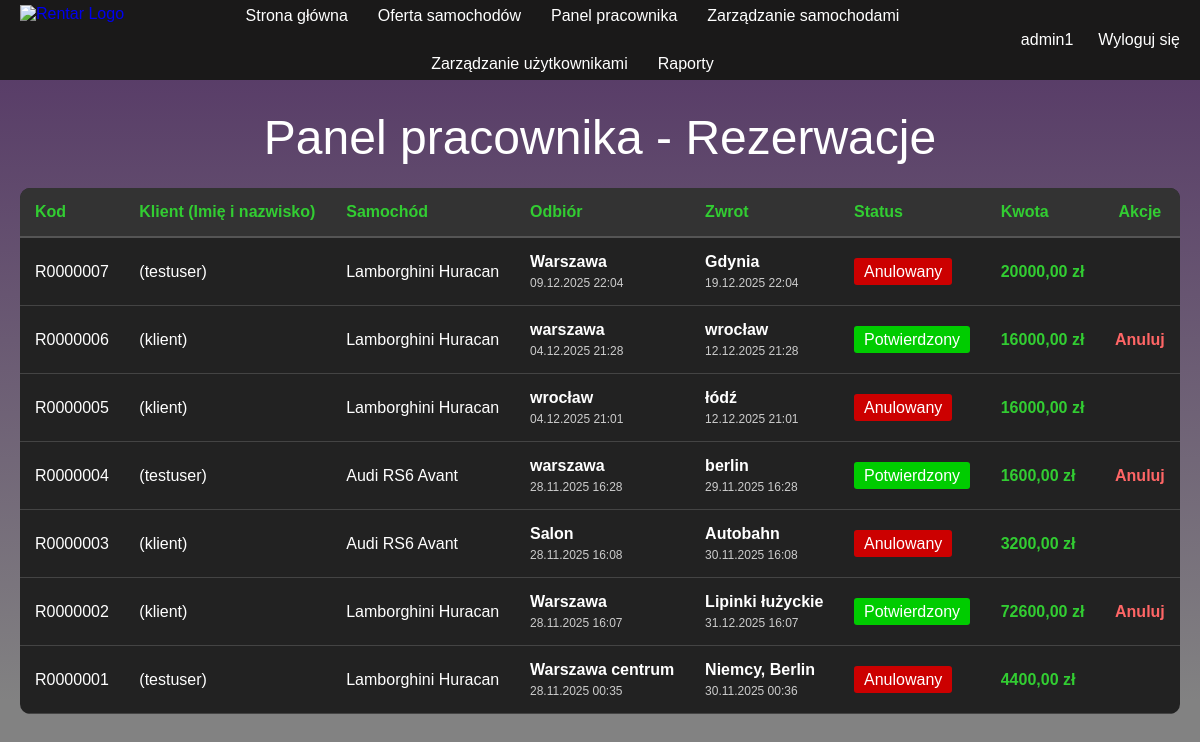
Page /panel-pracownika/ (signed in) on the earlier database version.
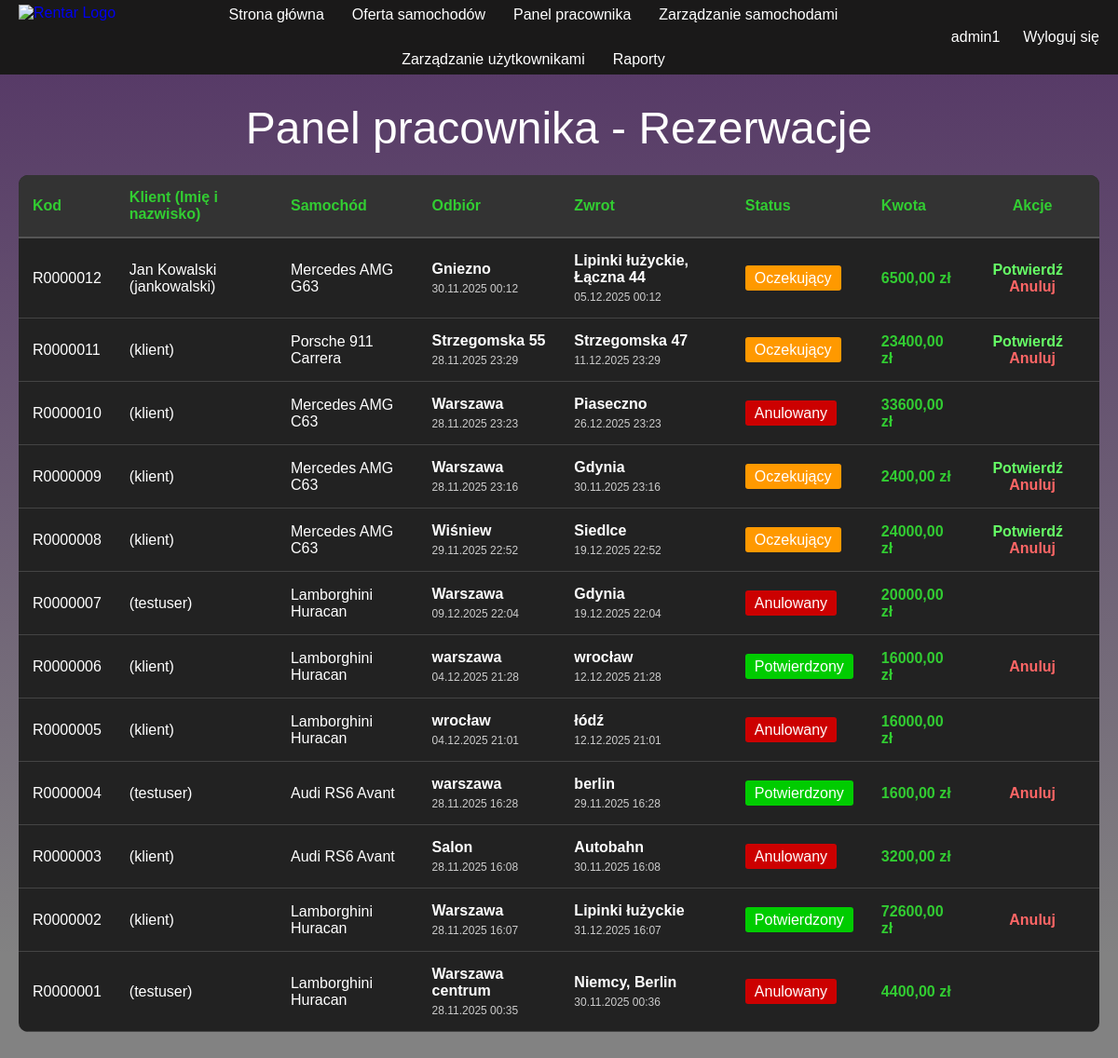
Same page on the later database version.
### rentar_app/models.py (models this page shows, shortened)
class Rezerwacja(models.Model):
    STATUS_CHOICES = [
        ('oczekujacy', 'Oczekujący'),
        ('potwierdzony', 'Potwierdzony'),
        ('zakonczony', 'Zakończony'),
        ('anulowany', 'Anulowany'),
    ]
    klient = models.ForeignKey(User, on_delete=models.CASCADE, related_name='rezerwacje_klient')
    imie_klienta = models.CharField(max_length=100, blank=True)
    nazwisko_klienta = models.CharField(max_length=100, blank=True)
    samochod = models.ForeignKey(Samochod, on_delete=models.CASCADE, related_name='rezerwacje')
    data_odbioru = models.DateTimeField()
    data_zwrotu = models.DateTimeField()
    miejsce_odbioru = models.CharField(max_length=200)
    miejsce_zwrotu = models.CharField(max_length=200)
    status = models.CharField(max_length=20, choices=STATUS_CHOICES, default='oczekujacy')
    pracownik_potwierdzajacy = models.ForeignKey(User, on_delete=models.SET_NULL, null=True, blank=True, related_name='rezerwacje_potwierdzone')
    data_utworzenia = models.DateTimeField(auto_now_add=True)
    data_modyfikacji = models.DateTimeField(auto_now=True)
    kod_rezerwacji = models.CharField(max_length=50, unique=True, editable=False)
    kwota_razem = models.DecimalField(max_digits=8, decimal_places=2, default=0)

class Samochod(models.Model):
    STATUS_CHOICES = [
        ('dostepny', 'Dostępny'),
        ('niedostepny', 'Niedostępny'),
    ]
    SKRZYNIA_CHOICES = [
        ('manualna', 'Manualna'),
        ('automatyczna', 'Automatyczna'),
    ]
    NAPED_CHOICES = [
        ('rwd', 'RWD'),
        ('awd', 'AWD'),
        ('fwd', 'FWD'),
    ]
    nazwa = models.CharField(max_length=100)
    rocznik = models.IntegerField()
    pojemnosc_silnika = models.CharField(max_length=50)
    moc = models.IntegerField()
    przyspieszenie = models.CharField(max_length=50)
    predkosc_maksymalna = models.IntegerField()
    skrzynia_biegow = models.CharField(max_length=20, choices=SKRZYNIA_CHOICES)
    liczba_miejsc = models.IntegerField()
    naped = models.CharField(max_length=10, choices=NAPED_CHOICES)
    cena_za_dobe = models.DecimalField(max_digits=8, decimal_places=2)
    status = models.CharField(max_length=20, choices=STATUS_CHOICES, default='dostepny')
    kod_samochodu = models.CharField(max_length=50, unique=True, editable=False)
    zdjecie = models.ImageField(upload_to='samochody/', null=True, blank=True)
    data_utworzenia = models.DateTimeField(auto_now_add=True)

### rentar_app/views.py (the view)
# urls.py: path('panel-pracownika/', views.panel_pracownika, name='panel_pracownika'),
@login_required(login_url='login')
def panel_pracownika(request):
    try:
        uzytkownik=Uzytkownik.objects.get(user=request.user)
        if uzytkownik.rola not in['pracownik','admin']:
            messages.error(request,'Dostęp tylko dla pracowników.')
            return redirect('index')
    except Uzytkownik.DoesNotExist:
        messages.error(request,'Błąd: profil użytkownika nie istnieje.')
        return redirect('index')
    rezerwacje=Rezerwacja.objects.order_by('-data_utworzenia')
    context={'rezerwacje':rezerwacje}
    return render(request,'panel_pracownika.html',context)

### rentar_app/templates/panel_pracownika.html (shortened to what the changed rows need)
{% extends 'base.html' %}
{% block content %}
<div style="max-width: 1200px;margin: 30px auto;padding: 0 20px;">
    <h1 class="tytul">Panel pracownika - Rezerwacje</h1>
    {% if rezerwacje %}
        <div style="overflow-x: auto;">
            <table style="width: 100%;background-color: #222222;border-collapse: collapse;">
                <thead>
                    <tr style="background-color: #333;">
                        <th style="color: limegreen;padding: 15px;text-align: left;border-bottom: 2px solid #555;">Kod</th>
                        <th style="color: limegreen;padding: 15px;text-align: left;border-bottom: 2px solid #555;">Klient (Imię i nazwisko)</th>
                        <th style="color: limegreen;padding: 15px;text-align: left;border-bottom: 2px solid #555;">Samochód</th>
                        <th style="color: limegreen;padding: 15px;text-align: left;border-bottom: 2px solid #555;">Odbiór</th>
                        <th style="color: limegreen;padding: 15px;text-align: left;border-bottom: 2px solid #555;">Zwrot</th>
                        <th style="color: limegreen;padding: 15px;text-align: left;border-bottom: 2px solid #555;">Status</th>
                        <th style="color: limegreen;padding: 15px;text-align: left;border-bottom: 2px solid #555;">Kwota</th>
                        <th style="color: limegreen;padding: 15px;text-align: center;border-bottom: 2px solid #555;">Akcje</th>
                    </tr>
                </thead>
                <tbody>
                    {% for rezerwacja in rezerwacje %}
                    <tr style="border-bottom: 1px solid #444;">
                        <td style="color: white;padding: 15px;">{{ rezerwacja.kod_rezerwacji }}</td>
                        <td style="color: white;padding: 15px;">{{ rezerwacja.imie_klienta }} {{ rezerwacja.nazwisko_klienta }} ({{ rezerwacja.klient.username }})</td>
                        <td style="color: white;padding: 15px;">{{ rezerwacja.samochod.nazwa }}</td>
                        <td style="color: white;padding: 15px;">
                            <div style="font-weight: bold;margin-bottom: 5px;">{{ rezerwacja.miejsce_odbioru }}</div>
                            <div style="color: #ccc;font-size: 12px;">{{ rezerwacja.data_odbioru|date:"d.m.Y H:i" }}</div>
                        </td>
                        <td style="color: white;padding: 15px;">
                            <div style="font-weight: bold;margin-bottom: 5px;">{{ rezerwacja.miejsce_zwrotu }}</div>
                            <div style="color: #ccc;font-size: 12px;">{{ rezerwacja.data_zwrotu|date:"d.m.Y H:i" }}</div>
                        </td>
                        <td style="color: white;padding: 15px;">
                            {% if rezerwacja.status == 'oczekujacy' %}
                                <span style="background-color: #ff9900;padding: 5px 10px;border-radius: 3px;">Oczekujący</span>
                            {% elif rezerwacja.status == 'potwierdzony' %}
                                <span style="background-color: #00cc00;padding: 5px 10px;border-radius: 3px;">Potwierdzony</span>
                            {% elif rezerwacja.status == 'zakonczony' %}
                                <span style="background-color: #0099ff;padding: 5px 10px;border-radius: 3px;">Zakończony</span>
                            {% elif rezerwacja.status == 'anulowany' %}
                                <span style="background-color: #cc0000;padding: 5px 10px;border-radius: 3px;">Anulowany</span>
                            {% endif %}
                        </td>
                        <td style="color: limegreen;padding: 15px;font-weight: bold;">{{ rezerwacja.kwota_razem }} zł</td>
                        <td style="color: white;padding: 15px;text-align: center;">
                            {% if rezerwacja.status == 'oczekujacy' %}
                                <a href="{% url 'potwierdz_rezerwacje' rezerwacja.id %}" style="color: #66ff66;text-decoration: none;font-weight: bold;margin-right: 10px;" title="Potwierdź rezerwację">Potwierdź</a>
                            {% endif %}
                            {% if rezerwacja.status in 'oczekujacy,potwierdzony' %}
                                <a href="{% url 'anuluj_rezerwacje' rezerwacja.id %}" style="color: #ff6666;text-decoration: none;font-weight: bold;" onclick="return confirm('Anulować tę rezerwację?');">Anuluj</a>
                            {% endif %}
                        </td>
                    </tr>
                    {% endfor %}
                </tbody>
            </table>
        </div>
    {% else %}
        <div style="text-align: center;padding: 40px;background-color: #222222;border-radius: 10px;">
            <p style="color: white;font-size: 18px;">Brak rezerwacji do wyświetlenia.</p>
        </div>
    {% endif %}
</div>
{% endblock %}

Differences in the rows shown:
added Rezerwacja: kod_rezerwacji "R0000012", imie_klienta "Jan", nazwisko_klienta "Kowalski", klient.username "jankowalski", samochod.nazwa "Mercedes AMG G63", miejsce_odbioru "Gniezno", data_odbioru "30.11.2025 00:12", miejsce_zwrotu "Lipinki łużyckie, Łączna 44", data_zwrotu "05.12.2025 00:12", status "Oczekujący", kwota_razem "6500,00"
added Rezerwacja: kod_rezerwacji "R0000011", klient.username "klient", samochod.nazwa "Porsche 911 Carrera", miejsce_odbioru "Strzegomska 55", data_odbioru "28.11.2025 23:29", miejsce_zwrotu "Strzegomska 47", data_zwrotu "11.12.2025 23:29", status "Oczekujący", kwota_razem "23400,00"
added Rezerwacja: kod_rezerwacji "R0000010", klient.username "klient", samochod.nazwa "Mercedes AMG C63", miejsce_odbioru "Warszawa", data_odbioru "28.11.2025 23:23", miejsce_zwrotu "Piaseczno", data_zwrotu "26.12.2025 23:23", status "Anulowany", kwota_razem "33600,00"
added Rezerwacja: kod_rezerwacji "R0000009", klient.username "klient", samochod.nazwa "Mercedes AMG C63", miejsce_odbioru "Warszawa", data_odbioru "28.11.2025 23:16", miejsce_zwrotu "Gdynia", data_zwrotu "30.11.2025 23:16", status "Oczekujący", kwota_razem "2400,00"
added Rezerwacja: kod_rezerwacji "R0000008", klient.username "klient", samochod.nazwa "Mercedes AMG C63", miejsce_odbioru "Wiśniew", data_odbioru "29.11.2025 22:52", miejsce_zwrotu "Siedlce", data_zwrotu "19.12.2025 22:52", status "Oczekujący", kwota_razem "24000,00"
